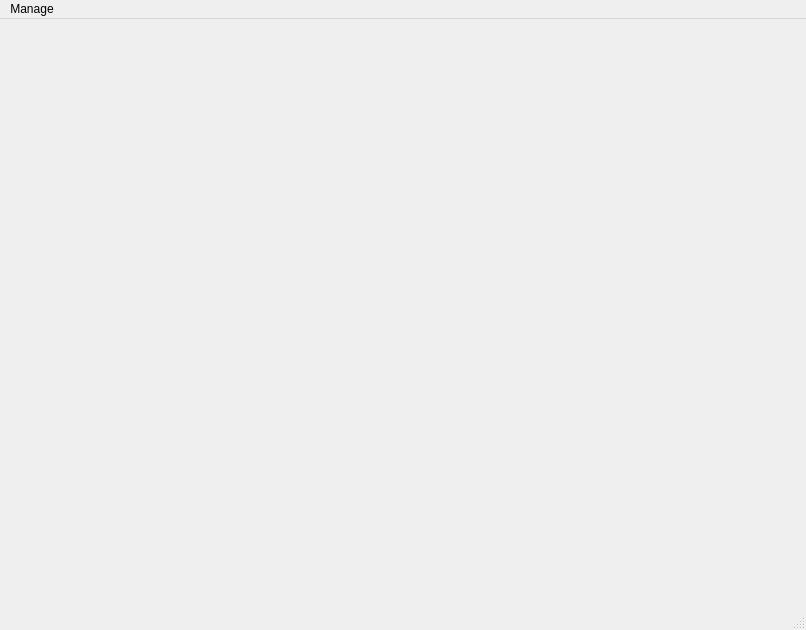
<?xml version="1.0" encoding="UTF-8"?>
<ui version="4.0">
 <class>MainWindow</class>
 <widget class="QMainWindow" name="MainWindow">
  <property name="geometry">
   <rect>
    <x>0</x>
    <y>0</y>
    <width>806</width>
    <height>630</height>
   </rect>
  </property>
  <property name="windowTitle">
   <string>MainWindow</string>
  </property>
  <widget class="QWidget" name="centralwidget">
   <widget class="QLabel" name="label">
    <property name="geometry">
     <rect>
      <x>0</x>
      <y>-20</y>
      <width>1300</width>
      <height>866</height>
     </rect>
    </property>
    <property name="autoFillBackground">
     <bool>false</bool>
    </property>
    <property name="text">
     <string/>
    </property>
    <property name="textFormat">
     <enum>Qt::AutoText</enum>
    </property>
    <property name="pixmap">
     <pixmap>../Pictures/15418809-insignes-de-célèbres-clubs-de-football-anglais.jpg</pixmap>
    </property>
   </widget>
   <widget class="QWidget" name="contenedor_der" native="true">
    <property name="enabled">
     <bool>true</bool>
    </property>
    <property name="geometry">
     <rect>
      <x>240</x>
      <y>0</y>
      <width>581</width>
      <height>591</height>
     </rect>
    </property>
    <property name="mouseTracking">
     <bool>false</bool>
    </property>
    <property name="autoFillBackground">
     <bool>false</bool>
    </property>
   </widget>
   <widget class="QWidget" name="contenedor_izq" native="true">
    <property name="geometry">
     <rect>
      <x>0</x>
      <y>0</y>
      <width>221</width>
      <height>591</height>
     </rect>
    </property>
    <property name="autoFillBackground">
     <bool>false</bool>
    </property>
   </widget>
  </widget>
  <widget class="QMenuBar" name="menubar">
   <property name="geometry">
    <rect>
     <x>0</x>
     <y>0</y>
     <width>806</width>
     <height>25</height>
    </rect>
   </property>
   <widget class="QMenu" name="menuUser">
    <property name="title">
     <string>Manage</string>
    </property>
    <property name="separatorsCollapsible">
     <bool>false</bool>
    </property>
    <widget class="QMenu" name="menu_admin">
     <property name="title">
      <string>Administrador</string>
     </property>
     <addaction name="menu_crear_persona"/>
     <addaction name="menu_manage_team"/>
     <addaction name="log_in_as_admin"/>
    </widget>
    <addaction name="menu_admin"/>
    <addaction name="menu_exit"/>
   </widget>
   <addaction name="menuUser"/>
  </widget>
  <widget class="QStatusBar" name="statusbar"/>
  <action name="menu_crear_persona">
   <property name="enabled">
    <bool>false</bool>
   </property>
   <property name="text">
    <string>Crear Persona </string>
   </property>
  </action>
  <action name="actionCrear_Equipo">
   <property name="text">
    <string>Crear Equipo</string>
   </property>
  </action>
  <action name="actionManage_Team">
   <property name="text">
    <string>Manage Team</string>
   </property>
  </action>
  <action name="menu_exit">
   <property name="text">
    <string>Exit </string>
   </property>
  </action>
  <action name="actionPrueba">
   <property name="text">
    <string>prueba</string>
   </property>
  </action>
  <action name="actionPrueba2">
   <property name="text">
    <string>prueba2</string>
   </property>
  </action>
  <action name="menu_manage_team">
   <property name="enabled">
    <bool>false</bool>
   </property>
   <property name="text">
    <string>Manage team</string>
   </property>
  </action>
  <action name="log_in_as_admin">
   <property name="text">
    <string>Log in </string>
   </property>
  </action>
 </widget>
 <resources/>
 <connections/>
</ui>
